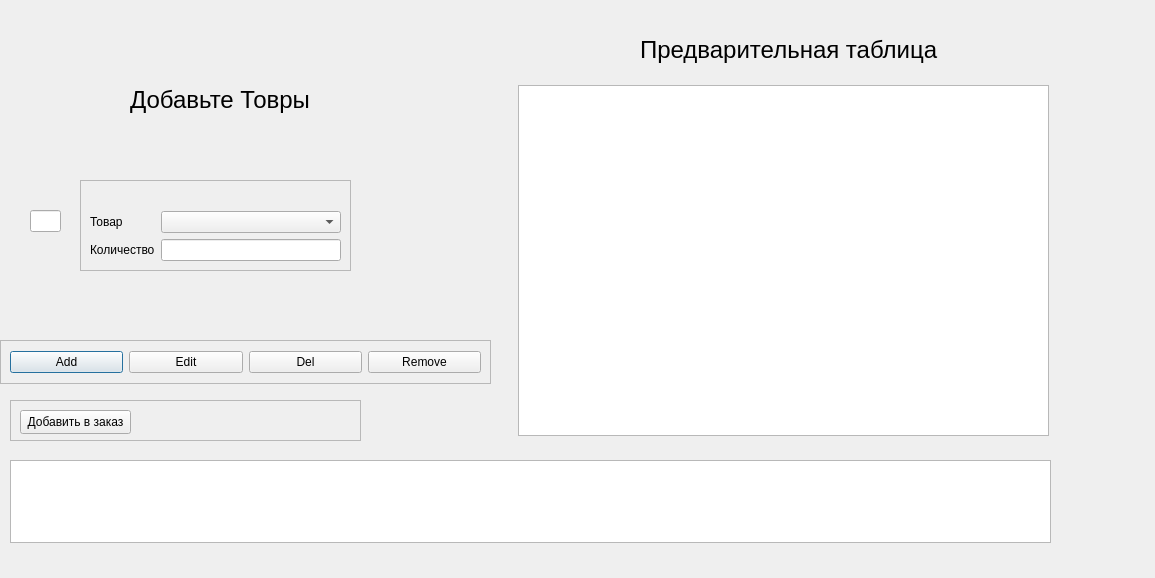
<?xml version="1.0" encoding="UTF-8"?>
<ui version="4.0">
 <class>add_product</class>
 <widget class="QDialog" name="add_product">
  <property name="geometry">
   <rect>
    <x>0</x>
    <y>0</y>
    <width>1155</width>
    <height>578</height>
   </rect>
  </property>
  <property name="windowTitle">
   <string>Dialog</string>
  </property>
  <widget class="QFrame" name="frame_3">
   <property name="geometry">
    <rect>
     <x>0</x>
     <y>340</y>
     <width>491</width>
     <height>44</height>
    </rect>
   </property>
   <property name="maximumSize">
    <size>
     <width>491</width>
     <height>44</height>
    </size>
   </property>
   <property name="frameShape">
    <enum>QFrame::StyledPanel</enum>
   </property>
   <property name="frameShadow">
    <enum>QFrame::Raised</enum>
   </property>
   <layout class="QHBoxLayout" name="horizontalLayout">
    <item>
     <widget class="QPushButton" name="btnAdd_2">
      <property name="text">
       <string>Add</string>
      </property>
     </widget>
    </item>
    <item>
     <widget class="QPushButton" name="btnEdit_2">
      <property name="text">
       <string>Edit</string>
      </property>
     </widget>
    </item>
    <item>
     <widget class="QPushButton" name="btnDel_2">
      <property name="text">
       <string>Del</string>
      </property>
     </widget>
    </item>
    <item>
     <widget class="QPushButton" name="btnRemove_2">
      <property name="text">
       <string>Remove</string>
      </property>
     </widget>
    </item>
   </layout>
  </widget>
  <widget class="QFrame" name="frame">
   <property name="geometry">
    <rect>
     <x>80</x>
     <y>180</y>
     <width>271</width>
     <height>91</height>
    </rect>
   </property>
   <property name="frameShape">
    <enum>QFrame::StyledPanel</enum>
   </property>
   <property name="frameShadow">
    <enum>QFrame::Raised</enum>
   </property>
   <layout class="QGridLayout" name="gridLayout">
    <item row="0" column="0">
     <widget class="QLabel" name="lbID_2">
      <property name="text">
       <string/>
      </property>
     </widget>
    </item>
    <item row="1" column="0">
     <widget class="QLabel" name="lbName_2">
      <property name="text">
       <string>Товар</string>
      </property>
     </widget>
    </item>
    <item row="1" column="1">
     <widget class="QComboBox" name="cbID_product"/>
    </item>
    <item row="2" column="0">
     <widget class="QLabel" name="lbINN_3">
      <property name="text">
       <string>Количество</string>
      </property>
     </widget>
    </item>
    <item row="2" column="1">
     <widget class="QLineEdit" name="leQuantity"/>
    </item>
   </layout>
  </widget>
  <widget class="QTableWidget" name="twOrg">
   <property name="geometry">
    <rect>
     <x>518</x>
     <y>85</y>
     <width>531</width>
     <height>351</height>
    </rect>
   </property>
  </widget>
  <widget class="QFrame" name="frame_4">
   <property name="geometry">
    <rect>
     <x>10</x>
     <y>400</y>
     <width>351</width>
     <height>41</height>
    </rect>
   </property>
   <property name="minimumSize">
    <size>
     <width>351</width>
     <height>41</height>
    </size>
   </property>
   <property name="maximumSize">
    <size>
     <width>351</width>
     <height>41</height>
    </size>
   </property>
   <property name="frameShape">
    <enum>QFrame::StyledPanel</enum>
   </property>
   <property name="frameShadow">
    <enum>QFrame::Raised</enum>
   </property>
   <widget class="QPushButton" name="btnAdd">
    <property name="geometry">
     <rect>
      <x>10</x>
      <y>10</y>
      <width>111</width>
      <height>24</height>
     </rect>
    </property>
    <property name="text">
     <string>Добавить в заказ</string>
    </property>
   </widget>
  </widget>
  <widget class="QTextEdit" name="teResult">
   <property name="geometry">
    <rect>
     <x>10</x>
     <y>460</y>
     <width>1041</width>
     <height>83</height>
    </rect>
   </property>
   <property name="sizePolicy">
    <sizepolicy hsizetype="Minimum" vsizetype="Expanding">
     <horstretch>0</horstretch>
     <verstretch>0</verstretch>
    </sizepolicy>
   </property>
   <property name="maximumSize">
    <size>
     <width>16777215</width>
     <height>83</height>
    </size>
   </property>
   <property name="readOnly">
    <bool>true</bool>
   </property>
  </widget>
  <widget class="QLabel" name="label">
   <property name="geometry">
    <rect>
     <x>130</x>
     <y>80</y>
     <width>211</width>
     <height>41</height>
    </rect>
   </property>
   <property name="text">
    <string>&lt;html&gt;&lt;head/&gt;&lt;body&gt;&lt;p&gt;&lt;span style=&quot; font-size:18pt;&quot;&gt;Добавьте Товры&lt;/span&gt;&lt;/p&gt;&lt;/body&gt;&lt;/html&gt;</string>
   </property>
   <property name="scaledContents">
    <bool>false</bool>
   </property>
   <property name="wordWrap">
    <bool>false</bool>
   </property>
  </widget>
  <widget class="QLabel" name="label_2">
   <property name="geometry">
    <rect>
     <x>640</x>
     <y>30</y>
     <width>341</width>
     <height>41</height>
    </rect>
   </property>
   <property name="text">
    <string>&lt;html&gt;&lt;head/&gt;&lt;body&gt;&lt;p&gt;&lt;span style=&quot; font-size:18pt;&quot;&gt;Предварительная таблица&lt;/span&gt;&lt;/p&gt;&lt;/body&gt;&lt;/html&gt;</string>
   </property>
   <property name="scaledContents">
    <bool>false</bool>
   </property>
   <property name="wordWrap">
    <bool>false</bool>
   </property>
  </widget>
  <widget class="QLineEdit" name="leOp">
   <property name="geometry">
    <rect>
     <x>30</x>
     <y>210</y>
     <width>31</width>
     <height>22</height>
    </rect>
   </property>
  </widget>
 </widget>
 <resources/>
 <connections/>
</ui>
